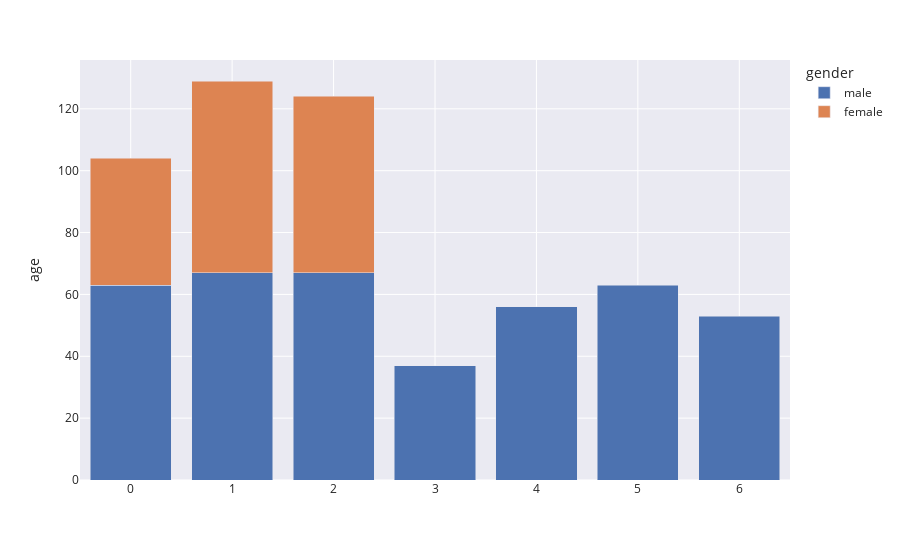
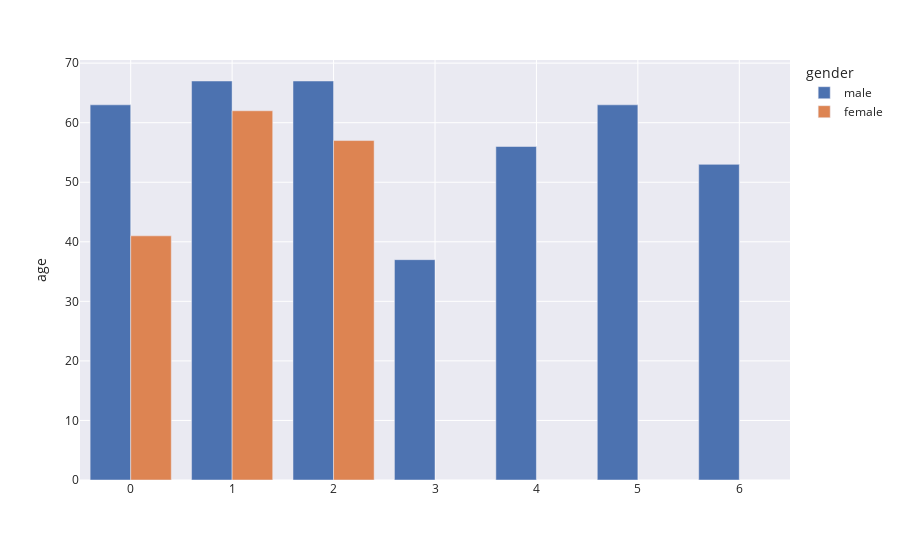
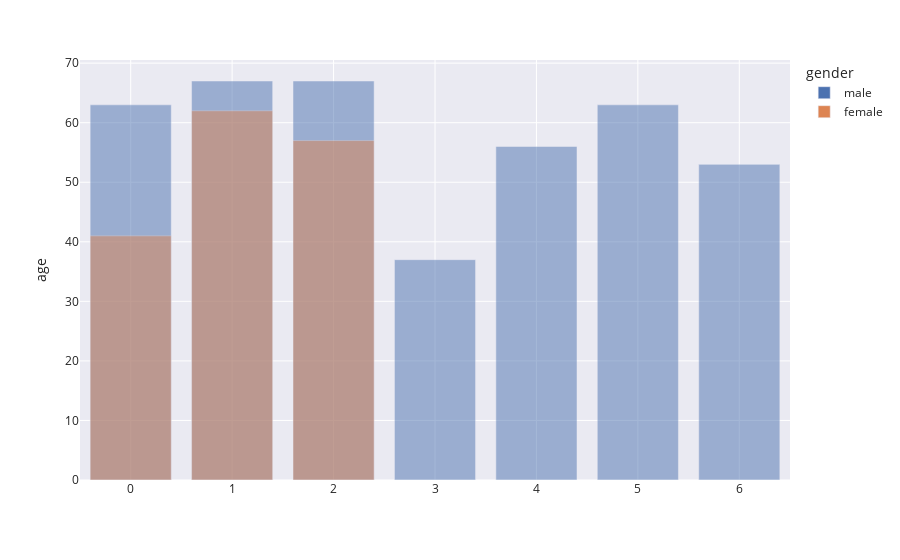
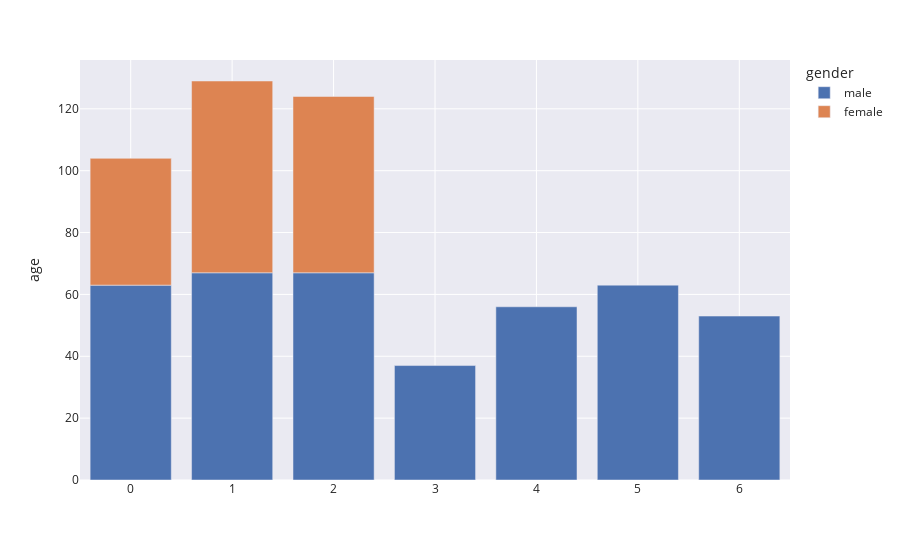

These figures' notebook cell, in order:
### Code cell
fig = px.bar(df.iloc[:10], y='age', color='gender', barmode='stack')
fig.show()
fig = px.bar(df.iloc[:10], y='age', color='gender', barmode='group')
fig.show()
fig = px.bar(df.iloc[:10], y='age', color='gender', barmode='overlay')
fig.show()
fig = px.bar(df.iloc[:10], y='age', color='gender', barmode='relative',)
fig.show()

### Figure 1 — Plotly figure (JSON) as saved in the notebook; plotly's stock layout.template omitted (floating-point values rounded to 4 significant figures)
{"data": [{"alignmentgroup": "True", "hovertemplate": "gender=male<br>age=%{y}<extra></extra>", "legendgroup": "male", "marker": {"color": "rgb(76,114,176)"}, "name": "male", "offsetgroup": "male", "orientation": "v", "showlegend": true, "textposition": "auto", "type": "bar", "xaxis": "x", "y": [63, 67, 67, 37, 56, 63, 53], "yaxis": "y"}, {"alignmentgroup": "True", "hovertemplate": "gender=female<br>age=%{y}<extra></extra>", "legendgroup": "female", "marker": {"color": "rgb(221,132,82)"}, "name": "female", "offsetgroup": "female", "orientation": "v", "showlegend": true, "textposition": "auto", "type": "bar", "xaxis": "x", "y": [41, 62, 57], "yaxis": "y"}], "layout": {"barmode": "stack", "legend": {"title": {"text": "gender"}, "tracegroupgap": 0}, "margin": {"t": 60}, "xaxis": {"anchor": "y", "domain": [0, 1]}, "yaxis": {"anchor": "x", "domain": [0, 1], "title": {"text": "age"}}}}

### Figure 2 — Plotly figure (JSON) as saved in the notebook; plotly's stock layout.template omitted (floating-point values rounded to 4 significant figures)
{"data": [{"alignmentgroup": "True", "hovertemplate": "gender=male<br>age=%{y}<extra></extra>", "legendgroup": "male", "marker": {"color": "rgb(76,114,176)"}, "name": "male", "offsetgroup": "male", "orientation": "v", "showlegend": true, "textposition": "auto", "type": "bar", "xaxis": "x", "y": [63, 67, 67, 37, 56, 63, 53], "yaxis": "y"}, {"alignmentgroup": "True", "hovertemplate": "gender=female<br>age=%{y}<extra></extra>", "legendgroup": "female", "marker": {"color": "rgb(221,132,82)"}, "name": "female", "offsetgroup": "female", "orientation": "v", "showlegend": true, "textposition": "auto", "type": "bar", "xaxis": "x", "y": [41, 62, 57], "yaxis": "y"}], "layout": {"barmode": "group", "legend": {"title": {"text": "gender"}, "tracegroupgap": 0}, "margin": {"t": 60}, "xaxis": {"anchor": "y", "domain": [0, 1]}, "yaxis": {"anchor": "x", "domain": [0, 1], "title": {"text": "age"}}}}

### Figure 3 — Plotly figure (JSON) as saved in the notebook; plotly's stock layout.template omitted (floating-point values rounded to 4 significant figures)
{"data": [{"alignmentgroup": "True", "hovertemplate": "gender=male<br>age=%{y}<extra></extra>", "legendgroup": "male", "marker": {"color": "rgb(76,114,176)", "opacity": 0.5}, "name": "male", "offsetgroup": "male", "orientation": "v", "showlegend": true, "textposition": "auto", "type": "bar", "xaxis": "x", "y": [63, 67, 67, 37, 56, 63, 53], "yaxis": "y"}, {"alignmentgroup": "True", "hovertemplate": "gender=female<br>age=%{y}<extra></extra>", "legendgroup": "female", "marker": {"color": "rgb(221,132,82)", "opacity": 0.5}, "name": "female", "offsetgroup": "female", "orientation": "v", "showlegend": true, "textposition": "auto", "type": "bar", "xaxis": "x", "y": [41, 62, 57], "yaxis": "y"}], "layout": {"barmode": "overlay", "legend": {"title": {"text": "gender"}, "tracegroupgap": 0}, "margin": {"t": 60}, "xaxis": {"anchor": "y", "domain": [0, 1]}, "yaxis": {"anchor": "x", "domain": [0, 1], "title": {"text": "age"}}}}

### Figure 4 — Plotly figure (JSON) as saved in the notebook; plotly's stock layout.template omitted (floating-point values rounded to 4 significant figures)
{"data": [{"alignmentgroup": "True", "hovertemplate": "gender=male<br>age=%{y}<extra></extra>", "legendgroup": "male", "marker": {"color": "rgb(76,114,176)"}, "name": "male", "offsetgroup": "male", "orientation": "v", "showlegend": true, "textposition": "auto", "type": "bar", "xaxis": "x", "y": [63, 67, 67, 37, 56, 63, 53], "yaxis": "y"}, {"alignmentgroup": "True", "hovertemplate": "gender=female<br>age=%{y}<extra></extra>", "legendgroup": "female", "marker": {"color": "rgb(221,132,82)"}, "name": "female", "offsetgroup": "female", "orientation": "v", "showlegend": true, "textposition": "auto", "type": "bar", "xaxis": "x", "y": [41, 62, 57], "yaxis": "y"}], "layout": {"barmode": "relative", "legend": {"title": {"text": "gender"}, "tracegroupgap": 0}, "margin": {"t": 60}, "xaxis": {"anchor": "y", "domain": [0, 1]}, "yaxis": {"anchor": "x", "domain": [0, 1], "title": {"text": "age"}}}}
